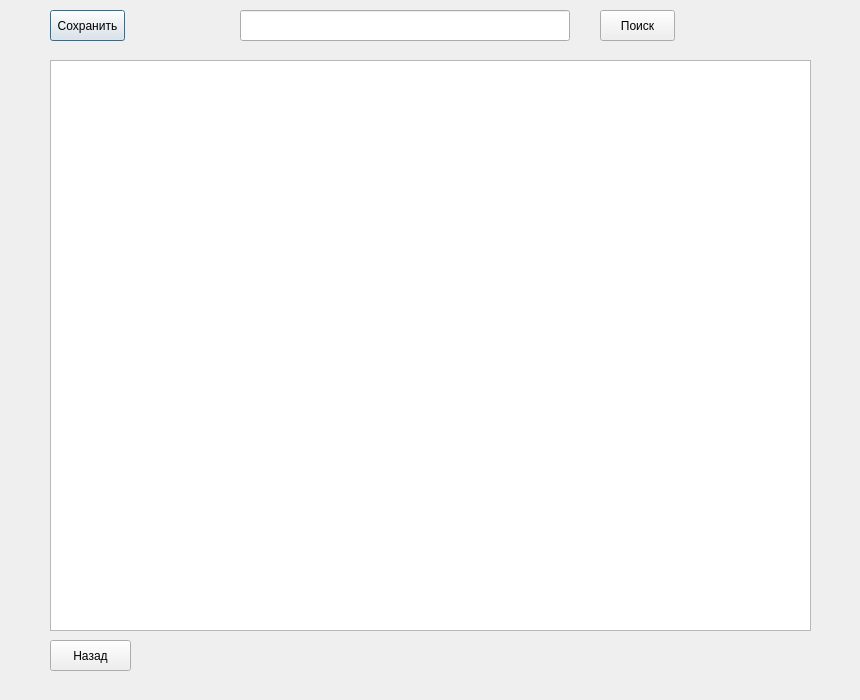
<?xml version="1.0" encoding="UTF-8"?>
<ui version="4.0">
 <class>Dialog</class>
 <widget class="QDialog" name="Dialog">
  <property name="geometry">
   <rect>
    <x>0</x>
    <y>0</y>
    <width>860</width>
    <height>700</height>
   </rect>
  </property>
  <property name="windowTitle">
   <string>Источники</string>
  </property>
  <widget class="QTableWidget" name="tableWidget">
   <property name="geometry">
    <rect>
     <x>50</x>
     <y>60</y>
     <width>761</width>
     <height>571</height>
    </rect>
   </property>
  </widget>
  <widget class="QPushButton" name="pushButton_4">
   <property name="geometry">
    <rect>
     <x>50</x>
     <y>10</y>
     <width>75</width>
     <height>31</height>
    </rect>
   </property>
   <property name="text">
    <string>Сохранить</string>
   </property>
  </widget>
  <widget class="QLineEdit" name="lineEdit">
   <property name="geometry">
    <rect>
     <x>240</x>
     <y>10</y>
     <width>330</width>
     <height>31</height>
    </rect>
   </property>
  </widget>
  <widget class="QPushButton" name="pushButton_5">
   <property name="geometry">
    <rect>
     <x>600</x>
     <y>10</y>
     <width>75</width>
     <height>31</height>
    </rect>
   </property>
   <property name="text">
    <string>Поиск</string>
   </property>
  </widget>
  <widget class="QPushButton" name="pushButton_6">
   <property name="geometry">
    <rect>
     <x>50</x>
     <y>640</y>
     <width>81</width>
     <height>31</height>
    </rect>
   </property>
   <property name="text">
    <string>Назад</string>
   </property>
  </widget>
 </widget>
 <resources/>
 <connections/>
</ui>
